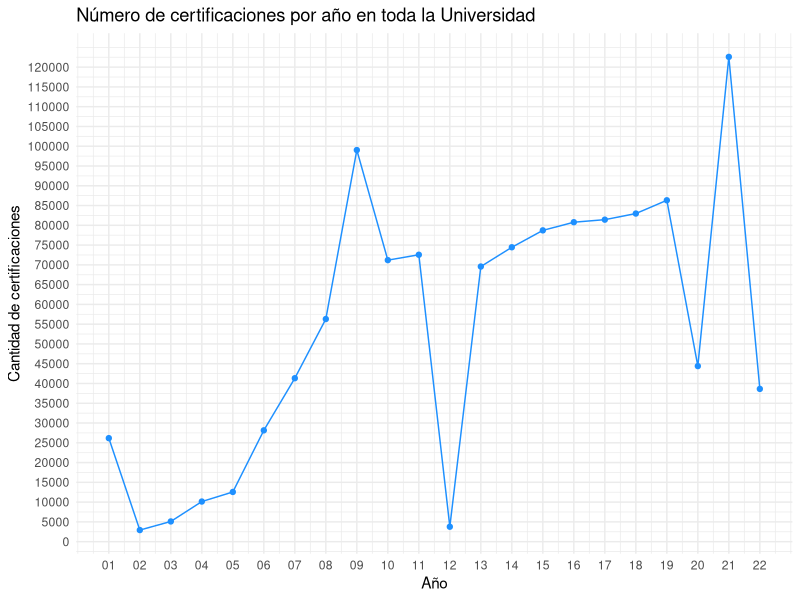
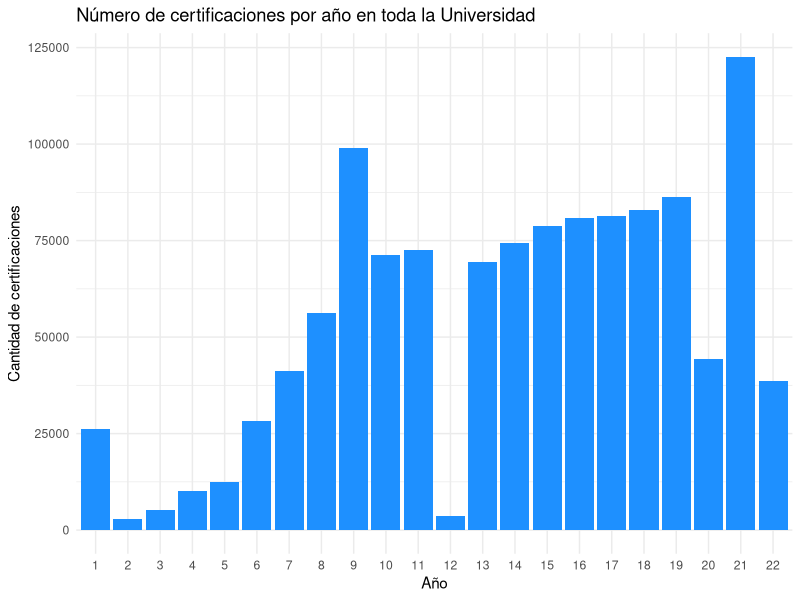
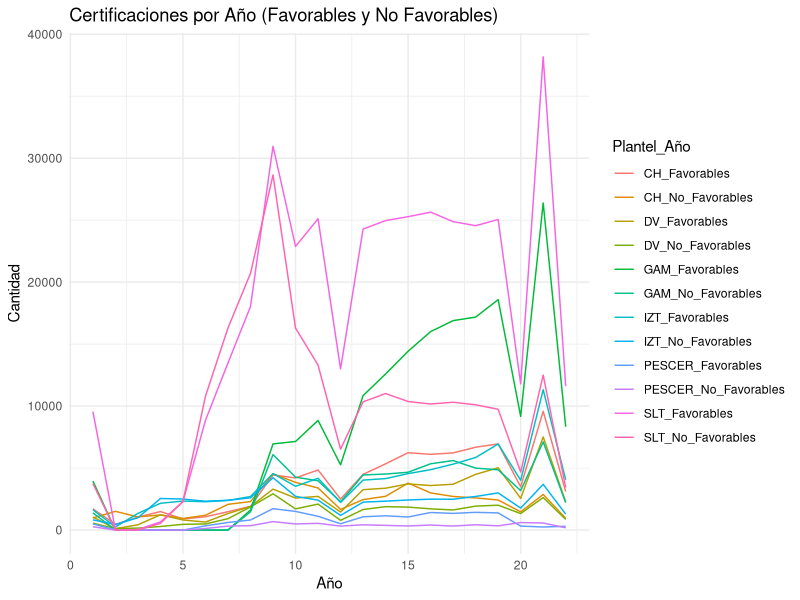
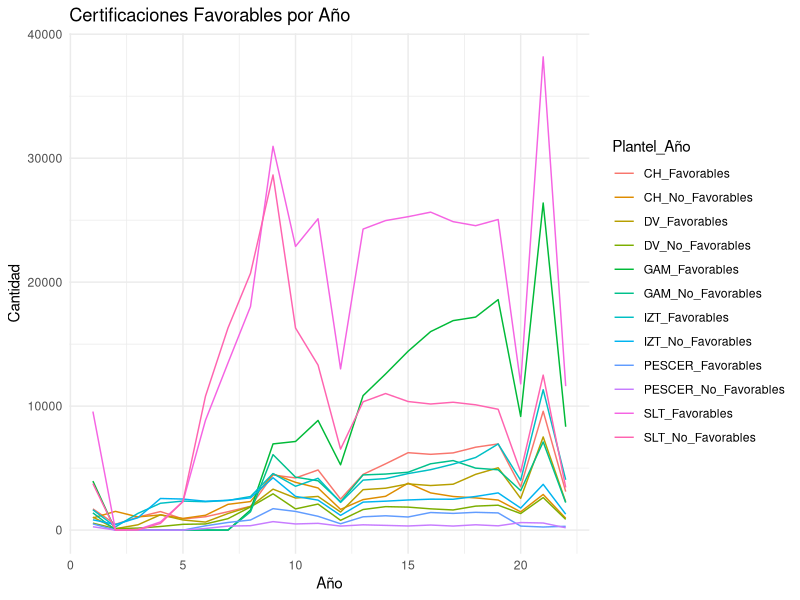
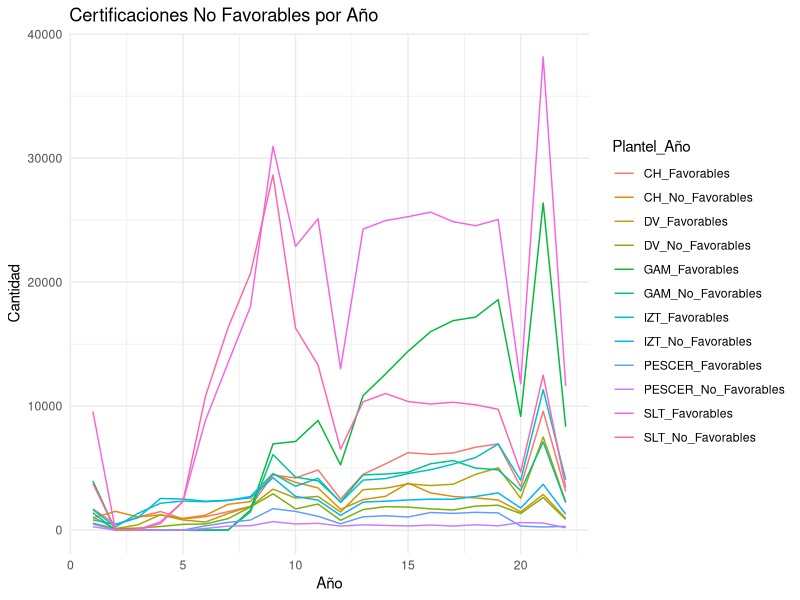
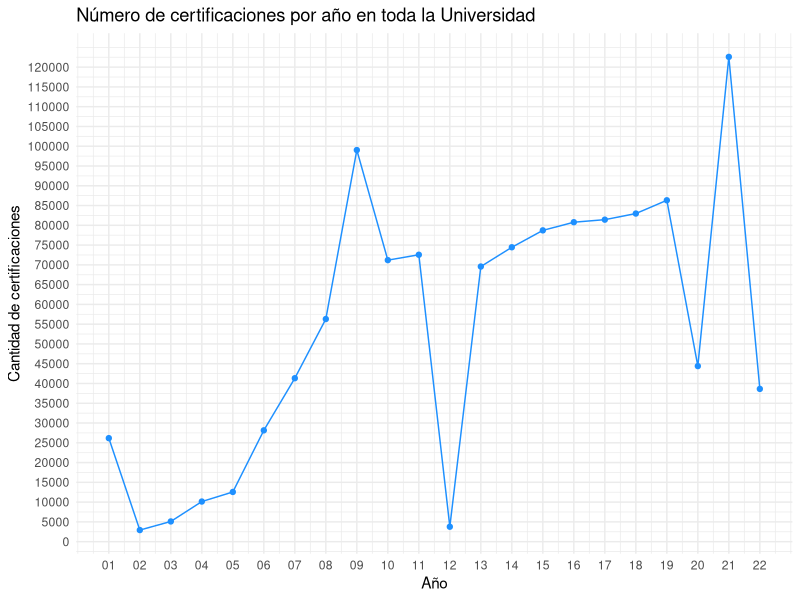

R code for these plots, in order:
# Cargar la librería ggplot2
library(ggplot2)
# Crea un dataframe con los datos de la tabla
data <- data.frame(
  Año = c(01, 02, 03, 04, 05, 06, 07, 08, 09, 10, 11, 12, 13, 14, 15, 16, 17, 18, 19, 20, 21, 22),
  Cantidad = c(26173, 2927, 5109, 10144, 12565, 28147, 41332, 56299, 99032, 71193, 72554, 3774, 69575, 74449, 78721, 80783, 81429, 82974, 86330, 44395, 122594, 38627)
)

# Cargar la librería ggplot2
library(ggplot2)

# Define el paso personalizado para el eje Y
paso_y <- 5000  # Personaliza el paso según tus necesidades

# Crear un gráfico de líneas
p <- ggplot(data, aes(x = Año, y = Cantidad)) +
  geom_line(color = "dodgerblue") +
  geom_point(color = "dodgerblue") +
  labs(
    title = "Número de certificaciones por año en toda la Universidad",
    x = "Año",
    y = "Cantidad de certificaciones"
  ) +
  scale_x_continuous(breaks = c(1:22), labels = c("01", "02", "03", "04", "05", "06", "07", "08", "09", "10", "11", "12", "13", "14", "15", "16", "17", "18", "19", "20", "21", "22")) +
  scale_y_continuous(breaks = seq(0, max(data$Cantidad), by = paso_y)) +  # Personaliza el paso en el eje Y
  theme_minimal()

# Imprimir el gráfico
print(p)


# Guardar el gráfico en formato PDF
ggsave("graficoCertificacionesUACManual.pdf", plot = p,width = 8, height = 6, units = "in", device = "pdf")

# Crear un gráfico de barras
p <- ggplot(data, aes(x = factor(Año), y = Cantidad)) +
  geom_bar(stat = "identity", fill = "dodgerblue") +
  labs(
    title = "Número de certificaciones por año en toda la Universidad",
    x = "Año",
    y = "Cantidad de certificaciones"
  ) +
  theme_minimal()

# Imprimir el gráfico
print(p)


# Crea un dataframe con los datos de la tabla
data <- data.frame(
  Año = c(01, 02, 03, 04, 05, 06, 07, 08, 09, 10, 11, 12, 13, 14, 15, 16, 17, 18, 19, 20, 21, 22),
  Cantidad = c(26173, 2927, 5109, 10144, 12565, 28147, 41332, 56299, 99032, 71193, 72554, 3774, 69575, 74449, 78721, 80783, 81429, 82974, 86330, 44395, 122594, 38627)
)


# - - - - - - - - - - - - - - - - - - - - - - -  - - - - - - - - - - - - - - - - - - - - -   



# - - - - - - - - - - - - - - - - - - - - - - -  - - - - - - - - - - - - - - - - - - - - - 
# - - - - - - - - - - - - - - - - - - - - - - -  - - - - - - - - - - - - - - - - - - - - -   

# - - - - - - - - - - - - - - - - - - - - - - -  - - - - - - - - - - - - - - - - - - - - - 
# - - - - - - - - - - - - - - - - - - - - - - -  - - - - - - - - - - - - - - - - - - - - -   



# - - - - - - - - - - - - - - - - - - - - - - -  - - - - - - - - - - - - - - - - - - - - - 
# - - - - - - - - - - - - - - - - - - - - - - -  - - - - - - - - - - - - - - - - - - - - -   


# - - - - - - - - - - - - - - - - - - - - - - -  - - - - - - - - - - - - - - - - - - - - - 
# - - - - - - - - - - - - - - - - - - - - - - -  - - - - - - - - - - - - - - - - - - - - -   



# - - - - - - - - - - - - - - - - - - - - - - -  - - - - - - - - - - - - - - - - - - - - - 
# - - - - - - - - - - - - - - - - - - - - - - -  - - - - - - - - - - - - - - - - - - - - -   
# Cargar las bibliotecas necesarias
library(ggplot2)
library(tidyr)

# Datos originales
data <- read.table(header = TRUE, text = "
AÑO CH_Favorables GAM_Favorables DV_Favorables IZT_Favorables SLT_Favorables PESCER_Favorables CH_No_Favorables GAM_No_Favorables DV_No_Favorables IZT_No_Favorables SLT_No_Favorables PESCER_No_Favorables
01  1709 3950 1046 1636 9562 498 980 1388 557 826 3752 269
02  466 0 114 258 2 0 1510 0 120 448 9 0
03  1051 0 426 1347 48 0 1062 0 159 996 20 0
04  1493 0 1234 2164 656 0 1222 0 289 2548 538 0
05  896 0 814 2340 2299 0 939 0 465 2503 2309 0
06  1075 0 646 2287 8854 343 1195 0 494 2325 10799 129
07  1482 0 1336 2391 13483 614 2076 0 921 2404 16304 321
08  1914 1622 1903 2706 18035 813 2300 1474 1866 2598 20715 353
09  4447 6951 3302 4559 30956 1727 4528 6086 2925 4222 28648 681
10  4204 7147 2585 3534 22883 1505 3851 4267 1708 2716 16299 494
11  4850 8846 2716 4179 25113 1112 3395 3976 2098 2416 13310 543
12  2501 5264 1454 2232 13004 510 1670 2279 786 1185 6532 323
13  4493 10846 3260 4031 24282 1071 2459 4449 1658 2255 10347 424
14  5345 12594 3377 4153 24967 1153 2725 4519 1890 2332 11015 379
15  6242 14426 3725 4557 25280 1055 3787 4667 1853 2428 10370 331
16  6111 16010 3593 4872 25648 1417 2999 5349 1713 2494 10170 407
17  6225 16896 3700 5320 24879 1346 2710 5607 1623 2487 10312 324
18  6686 17182 4496 5854 24555 1432 2596 4997 1932 2712 10105 427
19  6950 18591 5026 6946 25053 1384 2424 4863 2007 2999 9745 342
20  3487 9168 2559 4015 11794 322 1470 3183 1333 1774 4684 606
21  9585 26384 7514 11323 38172 248 2873 7111 2623 3689 12502 570
22  3104 8335 2274 4060 11610 304 951 2214 863 1284 3440 188
")

# Convertir los datos a formato largo (tidy data)
data_long <- gather(data, key = "Plantel_Año", value = "Cantidad", -AÑO)

# Crear un gráfico de líneas separado para cada plantel
p <- ggplot(data_long, aes(x = AÑO, y = Cantidad, color = Plantel_Año)) +
  geom_line() +
  labs(
    title = "Certificaciones por Año (Favorables y No Favorables)",
    x = "Año",
    y = "Cantidad"
  ) +
  theme_minimal()

# Imprimir el gráfico
print(p)


# Cargar las bibliotecas necesarias
library(ggplot2)
library(tidyr)

# Datos originales
data <- read.table(header = TRUE, text = "
AÑO CH_Favorables GAM_Favorables DV_Favorables IZT_Favorables SLT_Favorables PESCER_Favorables CH_No_Favorables GAM_No_Favorables DV_No_Favorables IZT_No_Favorables SLT_No_Favorables PESCER_No_Favorables
01  1709 3950 1046 1636 9562 498 980 1388 557 826 3752 269
02  466 0 114 258 2 0 1510 0 120 448 9 0
03  1051 0 426 1347 48 0 1062 0 159 996 20 0
04  1493 0 1234 2164 656 0 1222 0 289 2548 538 0
05  896 0 814 2340 2299 0 939 0 465 2503 2309 0
06  1075 0 646 2287 8854 343 1195 0 494 2325 10799 129
07  1482 0 1336 2391 13483 614 2076 0 921 2404 16304 321
08  1914 1622 1903 2706 18035 813 2300 1474 1866 2598 20715 353
09  4447 6951 3302 4559 30956 1727 4528 6086 2925 4222 28648 681
10  4204 7147 2585 3534 22883 1505 3851 4267 1708 2716 16299 494
11  4850 8846 2716 4179 25113 1112 3395 3976 2098 2416 13310 543
12  2501 5264 1454 2232 13004 510 1670 2279 786 1185 6532 323
13  4493 10846 3260 4031 24282 1071 2459 4449 1658 2255 10347 424
14  5345 12594 3377 4153 24967 1153 2725 4519 1890 2332 11015 379
15  6242 14426 3725 4557 25280 1055 3787 4667 1853 2428 10370 331
16  6111 16010 3593 4872 25648 1417 2999 5349 1713 2494 10170 407
17  6225 16896 3700 5320 24879 1346 2710 5607 1623 2487 10312 324
18  6686 17182 4496 5854 24555 1432 2596 4997 1932 2712 10105 427
19  6950 18591 5026 6946 25053 1384 2424 4863 2007 2999 9745 342
20  3487 9168 2559 4015 11794 322 1470 3183 1333 1774 4684 606
21  9585 26384 7514 11323 38172 248 2873 7111 2623 3689 12502 570
22  3104 8335 2274 4060 11610 304 951 2214 863 1284 3440 188
")

# Convertir los datos a formato largo (tidy data)
data_long <- gather(data, key = "Plantel_Año", value = "Cantidad", -AÑO)

# Crear un gráfico de línea para certificaciones favorables
p_favorables <- ggplot(data_long, aes(x = AÑO, y = Cantidad, color = Plantel_Año)) +
  geom_line() +
  labs(
    title = "Certificaciones Favorables por Año",
    x = "Año",
    y = "Cantidad"
  ) +
  theme_minimal()

# Crear un gráfico de línea para certificaciones no favorables
p_no_favorables <- ggplot(data_long, aes(x = AÑO, y = Cantidad, color = Plantel_Año)) +
  geom_line() +
  labs(
    title = "Certificaciones No Favorables por Año",
    x = "Año",
    y = "Cantidad"
  ) +
  theme_minimal()

# Imprimir los gráficos
print(p_favorables)
print(p_no_favorables)
